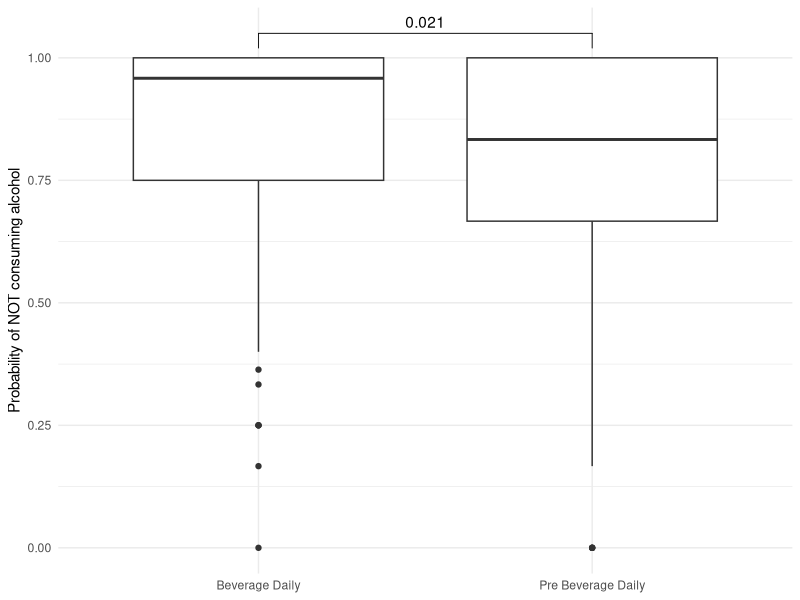

The R source for this figure:
## ---- chunk 1

library(tidyverse)
library(readr)
library(rstatix)
library(ggpubr)
library(lme4)
library(lmerTest)
library(knitr)

options(digits = 2)

data <- read_csv("Study Data.csv") %>% 
  rename(id = `Participant ID`, day = `Study Day`)

head(data)


## ---- chunk 2
# 1 and 0 instead of 2 and 1 for "no" and "yes" answers respectively
daily_alc <- data %>% 
  drop_na() %>% 
  filter(`Question Name` == "daily_alc") %>% 
  mutate(Value = ifelse(Value == 2, 1, 0))

daily_alc_stats <- daily_alc %>% 
  group_by(Battery) %>% 
  get_summary_stats(Value, show = c("n", "mean", "sd", "se", "ci"))

kable(daily_alc_stats)


## ---- chunk 3

daily_alc %>% 
  group_by(id, Battery) %>% 
  summarise(Value = mean(Value)) %>% 
  ggplot(aes(Battery, Value))+
  geom_boxplot()+
  geom_pwc(method = "t_test")+
  theme_minimal()+
  ylab("Probability of NOT consuming alcohol")+
  theme(axis.title.x = element_blank())

## ---- chunk 4


model <- lme4::glmer(Value ~ day + (1|id),
                     na.action = na.omit,
                     family = binomial(link = "logit"),
                     data = daily_alc)

summary(model)
